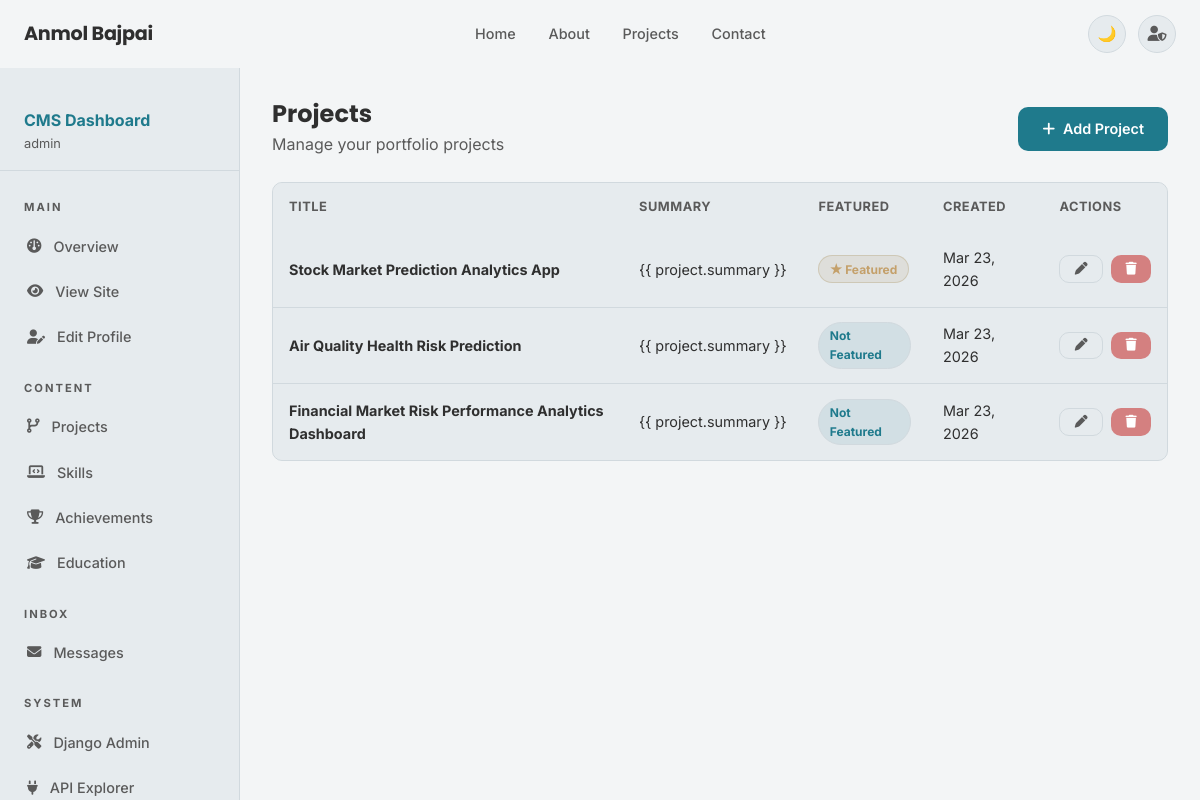
The app's page /dashboard/projects/ (signed in) with its own data.
### projects_app/models.py (models this page shows, shortened)
class Project(models.Model):
    title = models.CharField(max_length=200)
    slug = models.SlugField(unique=True, blank=True)
    summary = models.CharField(max_length=300, help_text="Short one-line summary")
    description = models.TextField()
    tech_stack = models.CharField(max_length=400, help_text="Comma-separated: Python, Django, ...")
    github_link = models.URLField()
    live_demo_link = models.URLField(blank=True, null=True)
    image = models.ImageField(upload_to='projects/', blank=True, null=True)
    featured = models.BooleanField(default=False)
    created_date = models.DateTimeField(auto_now_add=True)
    class Meta:
        ordering = ['-featured', '-created_date']

### accounts_app/views.py (the view)
# urls.py: path('dashboard/projects/', views.dashboard_projects_view, name='dashboard_projects'),
@login_required
@user_passes_test(superuser_check)
def dashboard_projects_view(request):
    projects = Project.objects.all()
    return render(request, 'dashboard/project_list.html', {'projects': projects})

### accounts_app/views.py (called while the page is built)
def superuser_check(user):
    return user.is_superuser

### portfolio_site/context_processors.py (called while the page is built)
def portfolio_profile(request):
    try:
        profile = Profile.objects.first()
    except Exception:
        profile = None
    return {'profile': profile}

### templates/dashboard/project_list.html (shortened to what this page needs)
{% extends "base.html" %}
{% block content %}
<div class="dashboard-layout">
    <aside class="sidebar">
        {% include "dashboard/sidebar_nav.html" %}
    </aside>
    <main class="dashboard-main">
        <div style="display:flex;justify-content:space-between;align-items:center;margin-bottom:1.5rem;">
            <div>
                <h1 style="font-size:1.5rem;margin-bottom:0.2rem;">Projects</h1>
                <p class="text-muted">Manage your portfolio projects</p>
            </div>
            <a href="{% url 'add_project' %}" class="btn btn-primary"><i class="fa-solid fa-plus"></i> Add Project</a>
        </div>
        {% if projects %}
        <div
            style="background:var(--surface);border:1px solid var(--border);border-radius:var(--radius-md);overflow:hidden;">
            <table class="data-table">
                <thead>
                    <tr>
                        <th>Title</th>
                        <th>Summary</th>
                        <th>Featured</th>
                        <th>Created</th>
                        <th>Actions</th>
                    </tr>
                </thead>
                <tbody>
                    {% for project in projects %}
                    <tr>
                        <td><strong>{{ project.title }}</strong></td>
                        <td class="text-muted"
                            style="max-width:250px;overflow:hidden;text-overflow:ellipsis;white-space:nowrap;">{{
                            project.summary }}</td>
                        <td>
                            <a href="{% url 'toggle_featured' project.pk %}"
                                class="badge {% if project.featured %}badge-amber{% else %}badge-blue{% endif %}"
                                title="Click to toggle">
                                {% if project.featured %}★ Featured{% else %}Not Featured{% endif %}
                            </a>
                        </td>
                        <td class="text-muted">{{ project.created_date|date:"M d, Y" }}</td>
                        <td>
                            <div style="display:flex;gap:0.5rem;">
                                <a href="{% url 'edit_project' project.pk %}" class="btn btn-ghost btn-sm"><i
                                        class="fa-solid fa-pen"></i></a>
                                <a href="{% url 'delete_project' project.pk %}" class="btn btn-danger btn-sm"><i
                                        class="fa-solid fa-trash"></i></a>
                            </div>
                        </td>
                    </tr>
                    {% endfor %}
                </tbody>
            </table>
        </div>
        {% endif %}
    </main>
</div>
{% endblock %}

### templates/dashboard/sidebar_nav.html (shortened to what this page needs)
{% load static %}
<div style="padding:1rem 1.5rem;border-bottom:1px solid var(--border);margin-bottom:0.5rem;">
    <div style="font-size:1rem;font-weight:700;color:var(--accent);">CMS Dashboard</div>
    <div style="font-size:0.8rem;color:var(--text-dim);">{{ request.user.username }}</div>
</div>
<ul class="sidebar-nav">
    <li class="sidebar-section-label">Main</li>
    <li><a href="{% url 'dashboard' %}"><i class="fa-solid fa-gauge"></i> Overview</a></li>
    <li><a href="{% url 'home' %}" target="_blank"><i class="fa-solid fa-eye"></i> View Site</a></li>
    <li><a href="{% url 'profile_edit' %}"><i class="fa-solid fa-user-pen"></i> Edit Profile</a></li>
    <li class="sidebar-section-label">Content</li>
    <li><a href="{% url 'dashboard_projects' %}"><i class="fa-solid fa-code-branch"></i> Projects</a></li>
    <li><a href="{% url 'dashboard_skills' %}"><i class="fa-solid fa-laptop-code"></i> Skills</a></li>
    <li><a href="{% url 'dashboard_achievements' %}"><i class="fa-solid fa-trophy"></i> Achievements</a></li>
    <li><a href="{% url 'dashboard_educations' %}"><i class="fa-solid fa-graduation-cap"></i> Education</a></li>
    <li class="sidebar-section-label">Inbox</li>
    <li><a href="{% url 'dashboard_messages' %}"><i class="fa-solid fa-envelope"></i> Messages</a></li>
    <li class="sidebar-section-label">System</li>
    <li><a href="/admin/"><i class="fa-solid fa-screwdriver-wrench"></i> Django Admin</a></li>
    <li><a href="/api/projects/"><i class="fa-solid fa-plug"></i> API Explorer</a></li>
</ul>

### static/css/style.css (style rules this page uses)
:root { --bg: #F3F5F6; --bg-secondary: #FFFFFF; --surface: #E6EBEE; --surface-2: #E6EBEE; --border: #D1D9DE; --text: #2F2F2F; --text-muted: #5A5A5A; --text-dim: #5A5A5A; --accent: #1F7A8C; --accent-hover: #16697A; --accent-tint: rgba(31, 122, 140, 0.10); --green: #8BAE8E; --amber: #C4A06A; --red: #D48080; --shadow-sm: 0 1px 4px rgba(0, 0, 0, 0.05); --shadow-md: 0 4px 16px rgba(0, 0, 0, 0.05); --shadow-lg: 0 8px 28px rgba(0, 0, 0, 0.05); --card-shadow: 0 4px 20px rgba(0, 0, 0, 0.05); --radius-sm: 6px; --radius-md: 10px; --radius-lg: 16px; --radius-xl: 18px; --radius-full: 9999px; --nav-height: 68px; --transition: 0.3s ease; }
*, *::before, *::after { box-sizing: border-box; margin: 0; padding: 0; }
html { scroll-behavior: smooth; font-size: 16px; }
body { font-family: 'Inter', system-ui, sans-serif; background: var(--bg); color: var(--text); line-height: 1.6; transition: background var(--transition), color var(--transition); min-height: 100vh; }
h1, h2, h3, h4, h5, h6 { font-family: 'Poppins', sans-serif; font-weight: 700; line-height: 1.2; color: var(--text); }
a { color: var(--accent); text-decoration: none; transition: color var(--transition); }
.text-muted { color: var(--text-muted); }
.btn { display: inline-flex; align-items: center; gap: 0.5rem; padding: 0.65rem 1.5rem; border-radius: var(--radius-md); font-weight: 600; font-size: 0.9rem; cursor: pointer; transition: all var(--transition); border: none; text-decoration: none; }
.btn-primary { background: var(--accent); color: #fff; border-radius: 10px; transition: 0.3s ease; }
.btn-ghost { background: var(--surface); color: var(--text-muted); border: 1px solid var(--border); }
.btn-danger { background: var(--red); color: white; }
.btn-sm { padding: 0.4rem 0.9rem; font-size: 0.8rem; }
.dashboard-layout { display: flex; min-height: 100vh; padding-top: var(--nav-height); }
.sidebar { width: 240px; flex-shrink: 0; background: var(--surface); border-right: 1px solid var(--border); padding: 1.5rem 0; position: sticky; top: var(--nav-height); height: calc(100vh - var(--nav-height)); overflow-y: auto; }
.sidebar-nav { list-style: none; }
.sidebar-nav li a { display: flex; align-items: center; gap: 0.75rem; padding: 0.7rem 1.5rem; color: var(--text-muted); font-size: 0.9rem; font-weight: 500; transition: all var(--transition); border-left: 3px solid transparent; }
.sidebar-section-label { font-size: 0.7rem; font-weight: 700; letter-spacing: 2px; text-transform: uppercase; color: var(--text-dim); padding: 1.25rem 1.5rem 0.4rem; }
.dashboard-main { flex: 1; padding: 2rem; overflow-x: hidden; }
.data-table { width: 100%; border-collapse: collapse; background: var(--surface); border-radius: var(--radius-md); overflow: hidden; }
.data-table th { background: var(--surface-2); padding: 0.9rem 1rem; text-align: left; font-size: 0.8rem; font-weight: 700; letter-spacing: 0.5px; color: var(--text-muted); text-transform: uppercase; }
.data-table td { padding: 0.9rem 1rem; border-bottom: 1px solid var(--border); font-size: 0.9rem; color: var(--text); vertical-align: middle; }
.data-table tr:last-child td { border-bottom: none; }
.badge { display: inline-block; padding: 0.2rem 0.65rem; border-radius: var(--radius-full); font-size: 0.75rem; font-weight: 700; }
.badge-amber { background: rgba(160, 131, 74, 0.12); color: var(--amber); border: 1px solid rgba(160, 131, 74, 0.25); }
.badge-blue { background: var(--accent-tint); color: var(--accent); border: 1px solid var(--border); }

### records on screen
Project: title "Stock Market Prediction Analytics App", featured "★ Featured", created_date "Mar 23, 2026"
Project: title "Air Quality Health Risk Prediction", featured "Not Featured", created_date "Mar 23, 2026"
Project: title "Financial Market Risk Performance Analytics Dashboard", featured "Not Featured", created_date "Mar 23, 2026"

### other values on screen
{{ request.user.username }} "admin"
